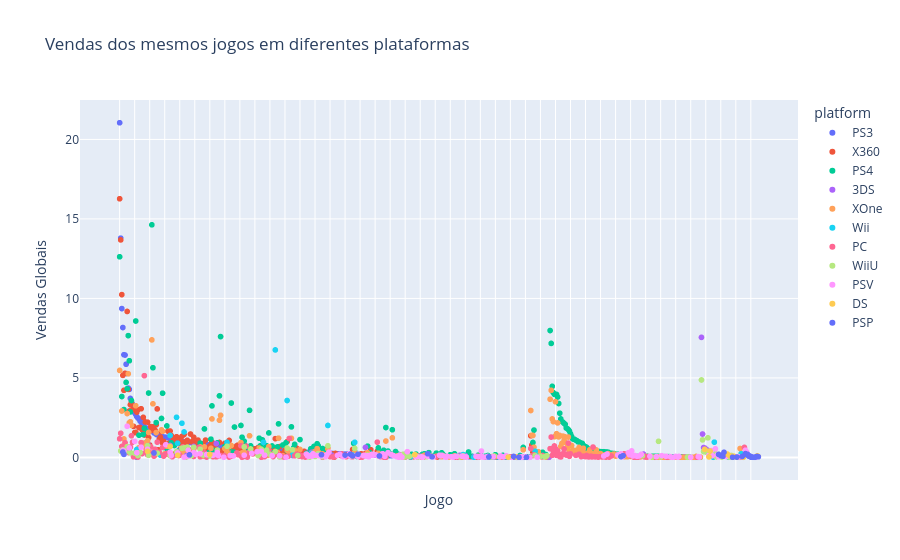

Notebook code cell kept with this figure:
### Code cell
fig = px.scatter(
    multi_platform,
    x='name',
    y='total_sales',
    color='platform',
    title='Vendas dos mesmos jogos em diferentes plataformas',
    labels={'name': 'Jogo', 'total_sales': 'Vendas Globais'}
)

fig.update_xaxes(showticklabels=False)  
fig.show()

### Figure 1 — Plotly figure (JSON) as saved in the notebook; plotly's stock layout.template omitted (floating-point values rounded to 4 significant figures; data arrays with more than 128 entries replaced by an {"elided": "..."} marker saying what was removed)
{"data": [{"hovertemplate": "platform=PS3<br>Jogo=%{x}<br>Vendas Globais=%{y}<extra></extra>", "legendgroup": "PS3", "marker": {"color": "#636efa", "symbol": "circle"}, "mode": "markers", "name": "PS3", "showlegend": true, "type": "scattergl", "x": {"elided": "384 str values"}, "xaxis": "x", "y": {"elided": "384 float values"}, "yaxis": "y"}, {"hovertemplate": "platform=X360<br>Jogo=%{x}<br>Vendas Globais=%{y}<extra></extra>", "legendgroup": "X360", "marker": {"color": "#EF553B", "symbol": "circle"}, "mode": "markers", "name": "X360", "showlegend": true, "type": "scattergl", "x": {"elided": "269 str values"}, "xaxis": "x", "y": {"elided": "269 float values"}, "yaxis": "y"}, {"hovertemplate": "platform=PS4<br>Jogo=%{x}<br>Vendas Globais=%{y}<extra></extra>", "legendgroup": "PS4", "marker": {"color": "#00cc96", "symbol": "circle"}, "mode": "markers", "name": "PS4", "showlegend": true, "type": "scattergl", "x": {"elided": "316 str values"}, "xaxis": "x", "y": {"elided": "316 float values"}, "yaxis": "y"}, {"hovertemplate": "platform=3DS<br>Jogo=%{x}<br>Vendas Globais=%{y}<extra></extra>", "legendgroup": "3DS", "marker": {"color": "#ab63fa", "symbol": "circle"}, "mode": "markers", "name": "3DS", "showlegend": true, "type": "scattergl", "x": ["Super Smash Bros. for Wii U and 3DS", "LEGO City Undercover", "LEGO Marvel Super Heroes", "Resident Evil: Revelations", "LEGO Batman 2: DC Super Heroes", "The LEGO Movie Videogame", "Angry Birds Trilogy", "LEGO Jurassic World", "Scribblenauts: Unlimited", " Frozen: Olaf's Quest", "Mario & Sonic at the Rio 2016 Olympic Games", "Sonic Lost World", "FIFA 15", "Lego Batman 3: Beyond Gotham", "Hyrule Warriors", "LEGO The Lord of the Rings", "One Piece: Unlimited World Red", "Angry Birds Star Wars", "LEGO Legends of Chima: Laval's Journey", "Disney Infinity", "FIFA Soccer 13", "Sonic & All-Stars Racing Transformed", "Moshi Monsters: Moshlings Theme Park", "Skylanders: Trap Team", "Batman: Arkham Origins Blackgate", "How to Train Your Dragon 2", "Skylanders SWAP Force", "LEGO The Hobbit", "FIFA 14", "LEGO Ninjago: Shadow of Ronin", "Mega Man Legacy Collection", "WipeOut 3 The Game", "The Amazing Spider-Man (Console Version)", "LEGO Marvel's Avengers", "Pro Evolution Soccer 2014", "Pro Evolution Soccer 2013", "Transformers: Prime", "Dragon Quest X", "Adventure Time: Explore the Dungeon Because I Don't Know!", "Rayman Origins", "Skylanders Giants", "Shovel Knight", "Teenage Mutant Ninja Turtles: Danger of the Ooze", "Gotouchi Tetsudou: Gotouchi Chara to Nihon Zenkoku no Tabi", "Conception II: Children of the Seven Stars", "Lego Star Wars: The Force Awakens", "Skylanders: SuperChargers", "Puyo Puyo Tetris", "Little Battlers eXperience W", "Scribblenauts Unmasked: A DC Comics Adventure", "Kuroko's Basketball: Miracle Game", "Disney Planes Fire & Rescue", "PAC-MAN and the Ghostly Adventures", "Terraria", "Lost Heroes", "Adventure Time: Finn & Jake Investigations", "One Piece: Romance Dawn - Bouken no Yoake", "Adventure Time: The Secret of the Nameless Kingdom", "Pac-Man and the Ghostly Adventures 2", "Samurai Warriors Chronicles 3", "Zero Escape: Zero Time Dilemma", "Disney's Planes", "E.X. Troopers", "Penguins of Madagascar", "Moshi Monsters: Katsuma Unleashed", "Mario vs. Donkey Kong: Tipping Stars", "The Amazing Spider-Man 2 (2014)", "JoJo's Bizarre Adventure: All Star Battle", "SpongeBob SquarePants: Plankton's Robotic Revenge", "Monster High: New Ghoul in School", "Rodea the Sky Soldier", "Time Travelers", "SpongeBob: HeroPants", "The Croods: Prehistoric Party!", "Barbie and Her Sisters Puppy Rescue", "Young Justice: Legacy", "Kyokugen Dasshutsu ADV: Zennin Shiboudesu", "Kung Fu Panda: Showdown of Legendary Legends", "The Peanuts Movie: Snoopy's Grand Adventure", "UnchainBlades EXXiV", "Ben 10 Omniverse 2", "Monster High 13 Wishes", "Adventure Time: The Secret of the Nameless ", "Turbo: Super Stunt Squad", "Exstetra"], "xaxis": "x", "y": [7.55, 1.47, 0.89, 0.87, 0.75, 0.69, 0.63, 0.62, 0.62, 0.59, 0.53, 0.48, 0.46, 0.45, 0.44, 0.39, 0.38, 0.33, 0.31, 0.29, 0.29, 0.28, 0.29, 0.28, 0.27, 0.25, 0.24, 0.24, 0.23, 0.21, 0.21, 0.2, 0.19, 0.18, 0.19, 0.18, 0.17, 0.17, 0.14, 0.15, 0.14, 0.15, 0.13, 0.12, 0.13, 0.13, 0.12, 0.11, 0.1, 0.1, 0.1, 0.1, 0.1, 0.09, 0.09, 0.09, 0.08, 0.07, 0.08, 0.08, 0.08, 0.08, 0.07, 0.06, 0.07, 0.06, 0.07, 0.06, 0.06, 0.04, 0.03, 0.04, 0.03, 0.03, 0.03, 0.03, 0.03, 0.03, 0.03, 0.02, 0.02, 0.02, 0.01, 0.01, 0.01], "yaxis": "y"}, {"hovertemplate": "platform=XOne<br>Jogo=%{x}<br>Vendas Globais=%{y}<extra></extra>", "legendgroup": "XOne", "marker": {"color": "#FFA15A", "symbol": "circle"}, "mode": "markers", "name": "XOne", "showlegend": true, "type": "scattergl", "x": {"elided": "224 str values"}, "xaxis": "x", "y": {"elided": "224 float values"}, "yaxis": "y"}, {"hovertemplate": "platform=Wii<br>Jogo=%{x}<br>Vendas Globais=%{y}<extra></extra>", "legendgroup": "Wii", "marker": {"color": "#19d3f3", "symbol": "circle"}, "mode": "markers", "name": "Wii", "showlegend": true, "type": "scattergl", "x": ["Just Dance 4", "Just Dance 2014", "Skylanders Giants", "Skylanders SWAP Force", "Just Dance 2015", "Disney Infinity", "LEGO Batman 2: DC Super Heroes", "Dragon Quest X", "Epic Mickey 2: The Power of Two", "Just Dance 2016", "Skylanders: Trap Team", "LEGO The Lord of the Rings", "FIFA Soccer 13", "FIFA 15", "Madden NFL 13", "NBA 2K13", "WipeOut 3 The Game", "FIFA 14", "Angry Birds Star Wars", "Zumba Fitness: World Party", "How to Train Your Dragon 2", "Just Dance 2017", "The Amazing Spider-Man (Console Version)", "Major League Baseball 2K12", "Skylanders: SuperChargers", "WWE '13", "Disney's Planes", "Just Dance: Disney Party", "Pro Evolution Soccer 2013", "The Smurfs 2", "I Am In The Movie", "The Croods: Prehistoric Party!", "Zumba Fitness Core", "Disney Planes Fire & Rescue", "Barbie and Her Sisters Puppy Rescue", "Young Justice: Legacy", "Turbo: Super Stunt Squad", "Brave: The Video Game", "Penguins of Madagascar", "Monster High: New Ghoul in School", "Captain Morgane and the Golden Turtle", "Transformers: Prime"], "xaxis": "x", "y": [6.76, 3.58, 2.52, 2.15, 2.01, 1.6, 1.38, 0.96, 0.95, 0.95, 0.95, 0.89, 0.69, 0.56, 0.5, 0.42, 0.39, 0.38, 0.26, 0.23, 0.18, 0.18, 0.15, 0.15, 0.15, 0.14, 0.14, 0.12, 0.09, 0.1, 0.08, 0.06, 0.07, 0.04, 0.03, 0.03, 0.01, 0.01, 0.01, 0.01, 0.01, 0.01], "yaxis": "y"}, {"hovertemplate": "platform=PC<br>Jogo=%{x}<br>Vendas Globais=%{y}<extra></extra>", "legendgroup": "PC", "marker": {"color": "#FF6692", "symbol": "circle"}, "mode": "markers", "name": "PC", "showlegend": true, "type": "scattergl", "x": {"elided": "171 str values"}, "xaxis": "x", "y": {"elided": "171 float values"}, "yaxis": "y"}, {"hovertemplate": "platform=WiiU<br>Jogo=%{x}<br>Vendas Globais=%{y}<extra></extra>", "legendgroup": "WiiU", "marker": {"color": "#B6E880", "symbol": "circle"}, "mode": "markers", "name": "WiiU", "showlegend": true, "type": "scattergl", "x": ["Super Smash Bros. for Wii U and 3DS", "Hyrule Warriors", "LEGO City Undercover", "ZombiU", "LEGO Marvel Super Heroes", "Just Dance 2015", "Skylanders: Trap Team", "Minecraft", "Rayman Legends", "Disney Infinity 2.0: Marvel Super Heroes", "The LEGO Movie Videogame", "Disney Infinity", "Just Dance 2014", "Skylanders SWAP Force", "Just Dance 2016", "LEGO Dimensions", "LEGO Jurassic World", "Sonic & All-Stars Racing Transformed", "Skylanders: SuperChargers", "FIFA Soccer 13", "Disney Infinity 3.0", "Lego Batman 3: Beyond Gotham", "Call of Duty: Black Ops II", "Dragon Quest X", "Sonic Lost World", "Skylanders Giants", "Just Dance 4", "Scribblenauts: Unlimited", "Assassin's Creed III", "Call of Duty: Ghosts", "Mario & Sonic at the Rio 2016 Olympic Games", "Batman: Arkham Origins", "Assassin's Creed IV: Black Flag", "Need for Speed: Most Wanted", "Mass Effect 3", "LEGO Marvel's Avengers", "Epic Mickey 2: The Power of Two", "Madden NFL 13", "LEGO The Hobbit", "Disney's Planes", "Guitar Hero Live", "Injustice: Gods Among Us", "Resident Evil: Revelations", "Tekken Tag Tournament 2", "Ninja Gaiden 3", "Skylanders Imaginators", "Darksiders II", "Lego Star Wars: The Force Awakens", "Transformers: Prime", "Watch Dogs", "NBA 2K13", "WipeOut 3 The Game", "James Bond 007: Legends", "Rodea the Sky Soldier", "Marvel Avengers: Battle for Earth", "Tom Clancy's Splinter Cell: Blacklist", "LEGO Batman 2: DC Super Heroes", "The Walking Dead: Survival Instinct", "Scribblenauts Unmasked: A DC Comics Adventure", "Angry Birds Star Wars", "Shovel Knight", "The Voice", "Just Dance 2017", "The Amazing Spider-Man (Console Version)", "The Smurfs 2", "How to Train Your Dragon 2", "Just Dance: Disney Party 2", "Pac-Man and the Ghostly Adventures 2", "One Piece: Unlimited World Red", "DuckTales: Remastered", "Transformer: Rise of the Dark Spark", "The Amazing Spider-Man 2 (2014)", "PAC-MAN and the Ghostly Adventures", "Adventure Time: Finn & Jake Investigations", "Legend of Kay", "SpongeBob SquarePants: Plankton's Robotic Revenge", "Adventure Time: Explore the Dungeon Because I Don't Know!", "Penguins of Madagascar", "Gotouchi Tetsudou: Gotouchi Chara to Nihon Zenkoku no Tabi", "Terraria", "Mighty No. 9", "The Croods: Prehistoric Party!", "Turbo: Super Stunt Squad", "Disney Planes Fire & Rescue", "Monster High 13 Wishes", "Sniper Elite V2", "Fist of the North Star: Ken's Rage 2", "Kamen Rider: Battride War II", "Cabela's Big Game Hunter: Pro Hunts", "Puyo Puyo Tetris", "Romance of the Three Kingdoms XII", "The Book of Unwritten Tales 2", "Barbie and Her Sisters Puppy Rescue", "Legend of Kay Anniversary", "Mario vs. Donkey Kong: Tipping Stars"], "xaxis": "x", "y": [4.87, 1.23, 1.1, 1.01, 0.74, 0.73, 0.7, 0.67, 0.66, 0.65, 0.64, 0.6, 0.59, 0.58, 0.57, 0.53, 0.52, 0.51, 0.48, 0.48, 0.46, 0.46, 0.41, 0.41, 0.39, 0.37, 0.37, 0.37, 0.35, 0.35, 0.34, 0.31, 0.29, 0.27, 0.27, 0.24, 0.23, 0.23, 0.22, 0.2, 0.19, 0.19, 0.18, 0.18, 0.19, 0.19, 0.15, 0.15, 0.13, 0.13, 0.12, 0.12, 0.12, 0.12, 0.11, 0.12, 0.11, 0.12, 0.1, 0.1, 0.1, 0.09, 0.1, 0.09, 0.08, 0.09, 0.08, 0.07, 0.06, 0.07, 0.06, 0.05, 0.04, 0.05, 0.05, 0.05, 0.03, 0.03, 0.03, 0.03, 0.03, 0.02, 0.02, 0.02, 0.02, 0.02, 0.02, 0.02, 0.02, 0.02, 0.02, 0.01, 0.01, 0.01, 0.01], "yaxis": "y"}, {"hovertemplate": "platform=PSV<br>Jogo=%{x}<br>Vendas Globais=%{y}<extra></extra>", "legendgroup": "PSV", "marker": {"color": "#FF97FF", "symbol": "circle"}, "mode": "markers", "name": "PSV", "showlegend": true, "type": "scattergl", "x": {"elided": "170 str values"}, "xaxis": "x", "y": {"elided": "170 float values"}, "yaxis": "y"}, {"hovertemplate": "platform=DS<br>Jogo=%{x}<br>Vendas Globais=%{y}<extra></extra>", "legendgroup": "DS", "marker": {"color": "#FECB52", "symbol": "circle"}, "mode": "markers", "name": "DS", "showlegend": true, "type": "scattergl", "x": ["LEGO Batman 2: DC Super Heroes", " Frozen: Olaf's Quest", "Moshi Monsters: Moshlings Theme Park", "LEGO Marvel Super Heroes", "Disney's Planes", "The Amazing Spider-Man (Console Version)", "The Smurfs 2", "LEGO The Lord of the Rings", "Moshi Monsters: Katsuma Unleashed", "All Kamen Rider: Rider Generation 2", "Major League Baseball 2K12", "The Croods: Prehistoric Party!", "Detective Conan: Prelude from the Past", "Turbo: Super Stunt Squad", "LEGO Legends of Chima: Laval's Journey", "Captain Morgane and the Golden Turtle", "Brave: The Video Game"], "xaxis": "x", "y": [0.69, 0.51, 0.4, 0.38, 0.21, 0.19, 0.18, 0.13, 0.12, 0.1, 0.08, 0.08, 0.05, 0.03, 0.03, 0.02, 0.01], "yaxis": "y"}, {"hovertemplate": "platform=PSP<br>Jogo=%{x}<br>Vendas Globais=%{y}<extra></extra>", "legendgroup": "PSP", "marker": {"color": "#636efa", "symbol": "circle"}, "mode": "markers", "name": "PSP", "showlegend": true, "type": "scattergl", "x": ["FIFA Soccer 13", "One Piece: Romance Dawn - Bouken no Yoake", "Pro Evolution Soccer 2013", "God Eater 2", "AKB1/149: Love Election", "Pro Yaky? Spirits 2013", "Pro Yaky? Spirits 2012", "Danganronpa 2: Goodbye Despair", "FIFA 14", "Little Battlers eXperience W", "Toukiden: The Age of Demons", "Jikkyou Powerful Pro Yakyuu 2013", "Pro Evolution Soccer 2014", "Jikkyou Powerful Pro Yakyuu 2012", "Warriors Orochi 3", "Kuroko's Basketball: Miracle Game", "PhotoKano", "Major League Baseball 2K12", "Pro Yaky? Spirits 2014", "Dungeon Travelers 2: The Royal Library & The Monster Seal", "Lost Heroes", "I Am In The Movie", "Steins;Gate: Hiyoku Renri no Darling", "All Kamen Rider: Rider Generation 2", "Amnesia Later", "Toukiden Kiwami", "Winning Post 7 2012", "Detective Conan: Prelude from the Past", "Diabolik Lovers: More Blood", "Accel World: Ginyoku no Kakusei", "UnchainBlades EXXiV", "Harukanaru Toki no Naka de 6", "Abunai: Koi no Sousa Shitsu", "Accel World: Kasoku no Chouten", "Sakura-Sou no Pet na Kanojo", "Akatsuki no Goei Trinity", "Bakumatsu Rock: Ultra Soul", "Time Travelers"], "xaxis": "x", "y": [0.34, 0.32, 0.28, 0.24, 0.23, 0.2, 0.2, 0.19, 0.19, 0.19, 0.18, 0.17, 0.16, 0.15, 0.11, 0.11, 0.09, 0.09, 0.09, 0.08, 0.07, 0.06, 0.06, 0.06, 0.05, 0.05, 0.04, 0.04, 0.03, 0.03, 0.02, 0.02, 0.01, 0.01, 0.01, 0.01, 0.01, 0.01], "yaxis": "y"}], "layout": {"legend": {"title": {"text": "platform"}, "tracegroupgap": 0}, "title": {"text": "Vendas dos mesmos jogos em diferentes plataformas"}, "xaxis": {"anchor": "y", "domain": [0, 1], "showticklabels": false, "title": {"text": "Jogo"}}, "yaxis": {"anchor": "x", "domain": [0, 1], "title": {"text": "Vendas Globais"}}}}
